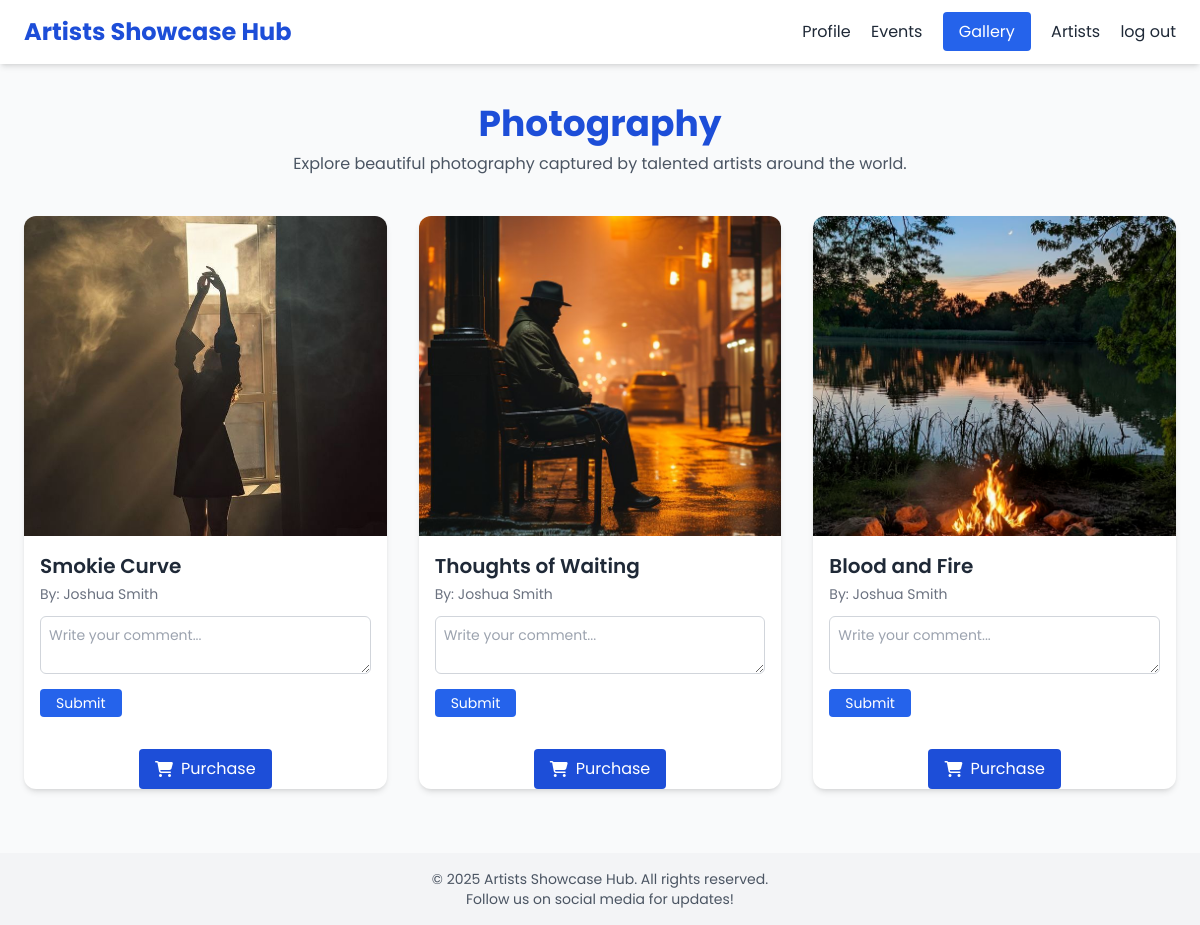
The page /photography/ on the database as committed earlier.
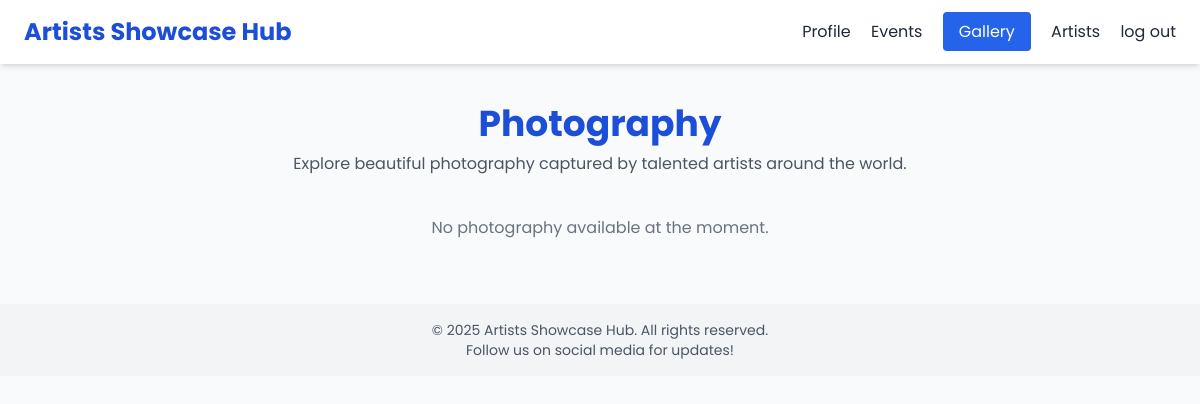
The same page on the database as committed later.
### hub/models.py (models this page shows, shortened)
class Photography(models.Model):
    title = models.CharField(max_length=100)
    image = models.ImageField(upload_to='photography/')
    description = models.TextField()
    artist = models.CharField(max_length=100)

### hub/views.py (the view)
# urls.py: path('photography/', views.photography, name='photography'),
def photography(request):
    photos = Photography.objects.all()  # Fetch all photography objects from the database
    context = {
        'photos': photos
    }
    return render(request, 'photography.html', context)

### template/photography.html (shortened to what this page needs)
<!DOCTYPE html>
<html lang="en">
<head>
  {% load static %}
  <script src="https://cdn.tailwindcss.com"></script>
</head>
<body class="bg-gray-50 text-gray-800">
  <header class="flex justify-between items-center px-6 py-4 shadow-md sticky top-0 bg-white z-50">
    <h1 class="text-2xl font-bold text-blue-700">Artists Showcase Hub</h1>
    <nav class="space-x-4">
     <a href="{% url 'profile' %}" class="hover:text-blue-600">Profile</a>
      <a href="{% url 'event' %}" class="hover:text-blue-600">Events</a>
      <a href="{% url 'gallery' %}" class="bg-blue-600 text-white px-4 py-2 rounded hover:bg-blue-700">Gallery</a>
      <a href="{% url 'artist_profile' %}" class="hover:text-blue-600">Artists</a>
      <a href="{% url 'logout' %}" class="hover:text-blue-600">log out</a>
    </nav>
  </header>
  <section class="text-center py-10 px-4">
    <h2 class="text-4xl font-bold text-blue-700">Photography</h2>
    <p class="text-gray-600 mt-2">Explore beautiful photography captured by talented artists around the world.</p>
  </section>
  <section class="grid gap-8 px-6 pb-16 md:grid-cols-2 lg:grid-cols-3">
    {% for photo in photos %}
    <div class="bg-white rounded-xl shadow-md overflow-hidden hover:shadow-lg transition">
      <img
        src="{{ photo.image.url }}"
        alt="{{ photo.title }}"
        class="w-full h-80 object-cover cursor-pointer"
        onclick="openModal('{{ photo.image.url }}', '{{ photo.title }}', '{{ photo.description|escapejs }}', '{{ photo.artist }}')"
      />
      <div class="p-4">
        <h4 class="text-xl font-semibold mb-1">{{ photo.title }}</h4>
        <p class="text-sm text-gray-500 mb-3">By: {{ photo.artist }}</p>
          <textarea name="comment" rows="2" placeholder="Write your comment..." class="w-full p-2 border border-gray-300 rounded-md text-sm"></textarea>
          <button type="submit" class="mt-2 bg-blue-600 text-white px-4 py-1 rounded hover:bg-blue-700 text-sm">Submit</button>
        </div>
        <div class="text-center mt-4">
          <a href="{% url 'payment' %}" class="inline-flex items-center gap-2 bg-blue-700 text-white px-4 py-2 rounded hover:bg-blue-800">
            <i class="fas fa-shopping-cart"></i> Purchase
          </a>
        </div>
      </div>
    {% empty %}
    <p class="text-center col-span-full text-gray-500">No photography available at the moment.</p>
    {% endfor %}
  </section>
  <footer class="bg-gray-100 text-center py-4 text-sm text-gray-600">
    &copy; 2025 Artists Showcase Hub. All rights reserved. <br />
    Follow us on social media for updates!
  </footer>
</body>
</html>

Rows that differ between the two databases and show on the page:
removed Photography: image (picture), title "Smokie Curve", artist "Joshua Smith"
removed Photography: image (picture), title "Thoughts of Waiting", artist "Joshua Smith"
removed Photography: image (picture), title "Blood and Fire", artist "Joshua Smith"
Other text that changed with them:
text now shown: "No photography available at the moment."
